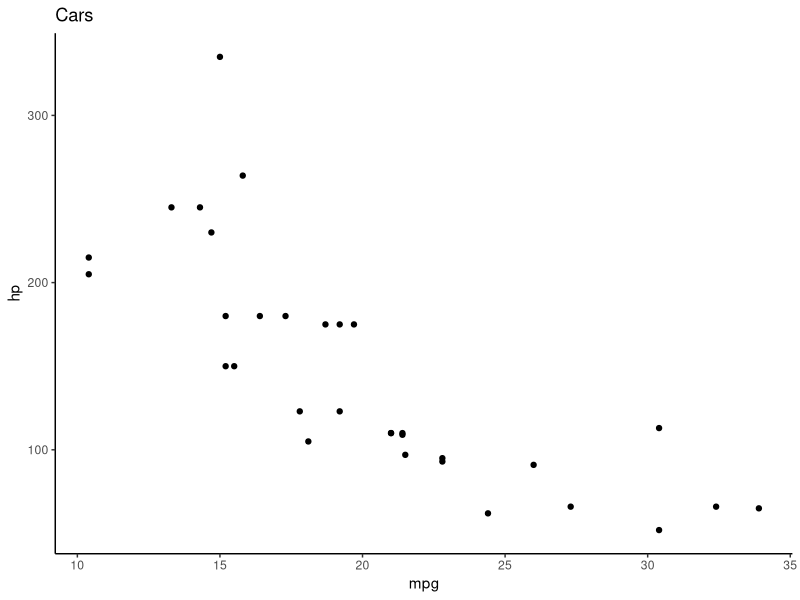

Generate this figure with R:
## ---- chunk 1
# Some recommended settings
knitr::opts_chunk$set(
  echo=FALSE,
  message=FALSE,
  fig.pos='h',
  out.extra="",
  fig.align='center',
  out.width='95%'
)

# Load functions and libraries
library(magrittr)
library(dplyr)
library(ggplot2)
#suppressMessages(source('../functions.R'))
#suppressMessages(load('../data/'))

# Run R code
data(mtcars)
df <- mtcars

df %>%
summarise(
  n = n(),
  mean = mean(mpg),
  tot.hp = sum(hp),
  tot.cyl = sum(cyl)
) -> df.summary

df %>%
ggplot() +
geom_point(aes(x = mpg, y = hp)) +
labs(title = 'Cars') +
theme_classic() -> p

ggsave('cars.png', plot = p, width = 5, height = 5, device = 'png', type = 'cairo')

## ---- chunk 2
# Summarize data
df.summary %>%
knitr::kable(
  caption = 'Car ($mWm^{-2}$) observations {#tbl:cars.summary.table}',
  format = 'pandoc')
